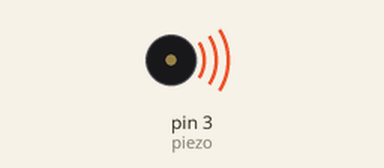
Simulated run of this sketch. Board: Arduino Uno, built with avr-gcc and run on an emulated ATmega328P. On the bench: buzzer (waves = sounding).

Above: at 0.2 s.
Timing chart, 0 to 5.2 s (numbered marks = the images above):
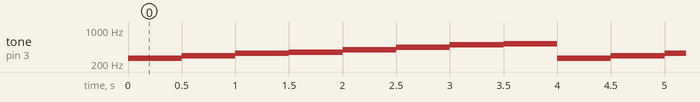

Measured:
- by itself, tone on pin 3 (piezo): repeats every 4.0 s: 294 Hz 0.50 s, 330 Hz 0.50 s, 349 Hz 0.50 s, 392 Hz 0.50 s, 440 Hz 0.50 s, 494 Hz 0.50 s, 523 Hz 0.50 s, 261 Hz 0.50 s

The sketch:

piezo_basic_2.ino
```cpp
int piezo = 3;

int numTones = 8;
int tones[] = {261, 294, 330, 349, 392, 440, 494, 523};


void setup() {

  pinMode(piezo, OUTPUT);
  }

void loop() {
  for (int i = 0; i < numTones; i++) {

      tone(piezo, tones[i],500);
      delay(500);
    }
}


/*int numTones = 26;
int tones[] = {
330, 294, 261, 294, 330, 330, 330, 294, 294, 294,
330, 392, 392, 330, 294, 261, 294, 330, 330, 330,
294, 294, 330, 294, 261, 523};//비행기 노래*/

/*int numTones = 38;;
int tones[] = {293, 391, 493, 587, 587, 523, 493,
440, 493, 391, 493, 587, 783, 783, 783, 880, 693,
659, 698, 440, 554, 698, 880, 783, 698, 659, 698,
783, 698, 659, 587, 523, 493, 523, 587, 523, 391, 440};//하울의 움직이는성*/
```
